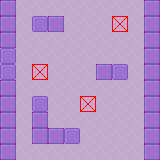

Below is a game level as drawn by its tile map, then a one-line description and the .tmx file that defines it, in full:
An orthogonal 10x10 tile map with 16x16 px tiles, 4 tile layers (background, collisions, walls, interactable).

<map version="1.9" tiledversion="1.9.2" orientation="orthogonal" renderorder="left-down" width="10" height="10" tilewidth="16" tileheight="16" infinite="0" nextlayerid="5" nextobjectid="1">
 <editorsettings>
  <export target="debug-map.json" format="json" />
 </editorsettings>
 <tileset firstgid="1" source="debug-tiles.tsx 16-11-55-730.tsx" />
 <layer id="1" name="background" width="10" height="10">
  <data encoding="csv">
2,2,2,2,2,2,2,2,2,2,
2,2,2,2,2,2,2,2,2,2,
2,2,2,2,2,2,2,2,2,2,
2,2,2,2,2,2,2,2,2,2,
2,2,2,2,2,2,2,2,2,2,
2,2,2,2,2,2,2,2,2,2,
2,2,2,2,2,2,2,2,2,2,
2,2,2,2,2,2,2,2,2,2,
2,2,2,2,2,2,2,2,2,2,
2,2,2,2,2,2,2,2,2,2
</data>
 </layer>
 <layer id="3" name="collisions" width="10" height="10">
  <data encoding="csv">
3,0,0,0,0,0,0,0,0,3,
3,0,0,3,0,0,0,3,0,3,
3,0,0,0,0,0,0,0,0,3,
0,0,0,0,0,0,0,0,0,3,
0,0,3,0,0,0,3,0,0,3,
3,0,0,0,0,0,0,0,0,3,
3,0,0,0,0,3,0,0,0,3,
3,0,3,0,0,0,0,0,0,3,
3,0,3,3,0,0,0,0,0,3,
3,0,0,0,0,0,0,0,0,3
</data>
 </layer>
 <layer id="2" name="walls" width="10" height="10">
  <data encoding="csv">
1,0,0,0,0,0,0,0,0,1,
1,0,1,1,0,0,0,0,0,1,
1,0,0,0,0,0,0,0,0,1,
1,0,0,0,0,0,0,0,0,1,
1,0,0,0,0,0,1,1,0,1,
1,0,0,0,0,0,0,0,0,1,
1,0,1,0,0,0,0,0,0,1,
1,0,1,0,0,0,0,0,0,1,
1,0,1,1,1,0,0,0,0,1,
1,0,0,0,0,0,0,0,0,1
</data>
 </layer>
 <layer id="4" name="interactable" width="10" height="10">
  <data encoding="csv">
0,0,0,0,0,0,0,0,0,0,
0,0,0,0,0,0,0,5,0,0,
0,0,0,0,0,0,0,0,0,0,
0,0,0,0,0,0,0,0,0,0,
0,0,5,0,0,0,0,0,0,0,
0,0,0,0,0,0,0,0,0,0,
0,0,0,0,0,4,0,0,0,0,
0,0,0,0,0,0,0,0,0,0,
0,0,0,0,0,0,0,0,0,0,
0,0,0,0,0,0,0,0,0,0
</data>
 </layer>
</map>